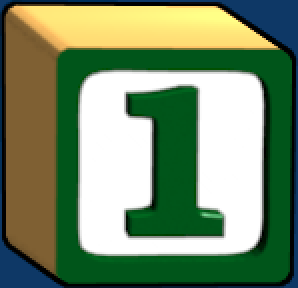
%> input picture clipart/evaluation/1.png, 149 x 144 px (shown 2 times larger); its folder holds only this picture in this run
$ octave EvaluateCompression.m   (GNU Octave 9; MATLAB toolbox functions it lacks are replaced by stand-ins)
%> lines starting %> are read from the running program, lines starting %| are printed output that depends on the picture; long printed decimals are rounded
### svd/Compress.m
function I_comp = Compress(I)


k=10;%dimensions to retain
s=size(I);

if size(I,3)==3
    I = [I(:,:,1),I(:,:,2),I(:,:,3)];
end
[U,D,V]=svd(I);

I_comp = struct('U',U(:,1:k),'D',D(1:k,1:k),'V',V(:,1:k),'k',k,'s',s);
end

### svd/Decompress.m

function I_rec = Decompress(I_comp)
    I_rec=I_comp.U*I_comp.D*I_comp.V';
    I_rec=reshape(I_rec,I_comp.s);
end

### svd/EvaluateCompression.m
% Measure approximation error and compression ratio for several images.
%
% NOTE Images must be have .jpg ending and reside in the same folder.

%IMAGE_DIR = '../test_images/';
%IMAGE_DIR = '../swissmountains/';
%IMAGE_DIR = '../photos/evaluation/';
IMAGE_DIR = '../clipart/evaluation/';
%IMAGE_DIR = './';

file_list = dir(IMAGE_DIR);
k = 1;

Errors = []; % mean squared errors for each image would be stored here
Comp_rates = []; % compression rate for each image would be stored here

for i = 3:length(file_list) % runing through the folder

    file_name = file_list(i).name; % get current filename

    if(max(file_name(end-3:end) ~= '.jpg') && max(file_name(end-3:end) ~= '.png')) % check that it is an image
        continue;
    end

    % Read image, convert to double precision and map to [0,1] interval
    I = imread([IMAGE_DIR file_name]);
%> I is the input picture: size 144x149x3 uint8; mean R, G, B 118.3, 141.3, 107
    I = double(I) / 255;
%> I: size 144x149x3 double

    size_orig = whos('I'); % size of original image

    I_comp = Compress(I); % compress image
%> in Compress, `I = [I(:,:,1),I(:,:,2),I(:,:,3)];`:
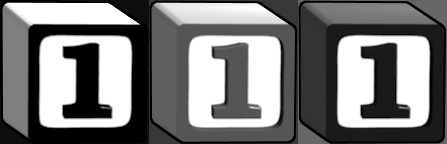
%> I: size 144x447 double; min 0, max 1, mean 0.479
%> in Compress, `I_comp = struct('U',U(:,1:k),'D',D(1:k,1:k),'V',V(:,1:k),'k',k,'s',s);`: I_comp = {k 10, s [144 149 3]}
%> I_comp = {k 10, s [144 149 3]}
    I_rec = Decompress(I_comp); % decompress it
%> in Decompress, `I_rec=I_comp.U*I_comp.D*I_comp.V';`:
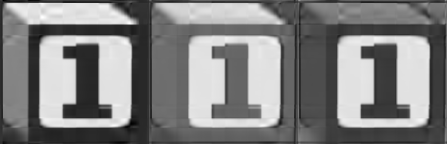
%> I_rec: size 144x447 double; min -0.218, max 1.16, mean 0.479; drawn with min black and max white
%> in Decompress, `I_rec=reshape(I_rec,I_comp.s);`:
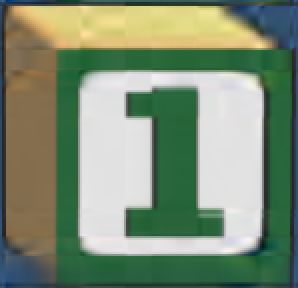
%> I_rec: size 144x149x3 double (shown 2 times larger); mean R, G, B 0.464, 0.555, 0.419; drawn with min black and max white

    % Measure approximation error
    Errors(k) = mean(mean(mean( ((I - I_rec) ).^2)));

    % Measure compression rate
    size_comp = whos('I_comp'); % size of compresseed image
    Comp_rates(k) = size_comp.bytes / size_orig.bytes;

    k = k+1;

end

Result(1) = mean(Errors);
Result(2) = mean(Comp_rates);

disp(['Average quadratic error: ' num2str(Result(1))])
%| Average quadratic error: 0.002585
disp(['Average compression rate: ' num2str(Result(2))])
%| Average compression rate: 0.09203
